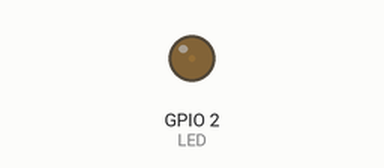
Bench run of a sketch on a simulated ESP32. Shown: output pins drawn as LEDs (lit = HIGH).

Above: at 0.05 s.
At 2.15 s:
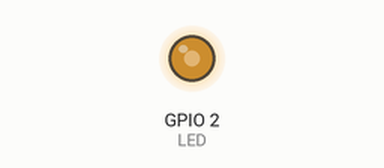
At 3.45 s:
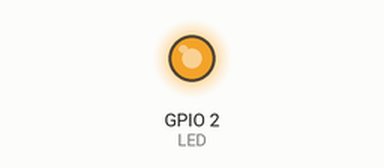
At 6.9 s:
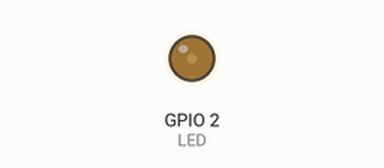
Timing chart, 0 to 10.0 s (numbered marks = the images above):
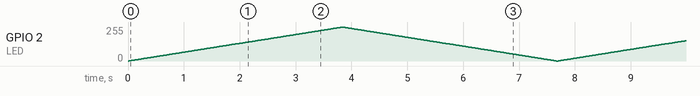

The sketch:

LED_Fade.ino
```cpp
#define LED 2

uint8_t freq = 5000;
uint8_t resolution = 8;
uint8_t pwmchannel = 0;

void setup() {
  Serial.begin(115200);
  pinMode(LED, OUTPUT);
  ledcSetup(pwmchannel, freq, resolution);
  ledcAttachPin(LED, pwmchannel);
}

void loop() {
  for(int dutycycle = 0; dutycycle <= 255; dutycycle++){
    ledcWrite(pwmchannel,dutycycle);
    delay(15);
  }
  for(int dutycycle = 255; dutycycle >= 0; dutycycle--){
    ledcWrite(pwmchannel,dutycycle);
    delay(15);
  }
}
```
